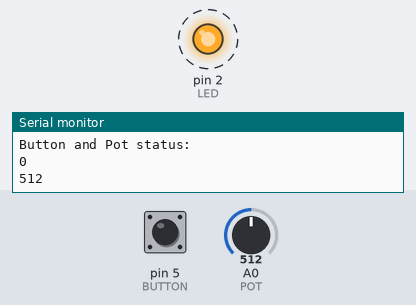
A sketch run on a simulated Arduino Uno, built with avr-gcc and run on an emulated ATmega328P. On the bench: output pins drawn as LEDs (lit = HIGH), the last lines printed to the serial monitor. Dashed ring = blinking. Inputs (shaded band) come from the test bench; at power-on: A0 (POT) = 512, pin 5 (BUTTON) LOW.

Above: at 0.9 s.
1.3 s: A0 (POT) set to 484
At 1.5 s:
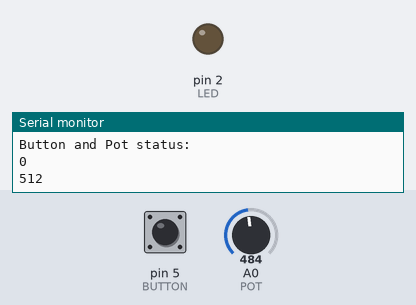
At 3.0 s:
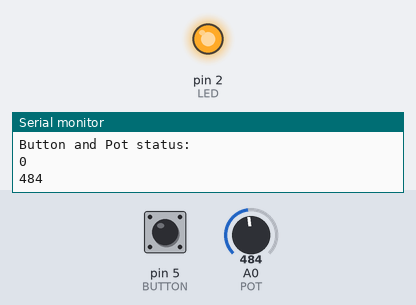
Timing chart, 0 to 4.5 s (numbered marks = the images above; inputs shaded):
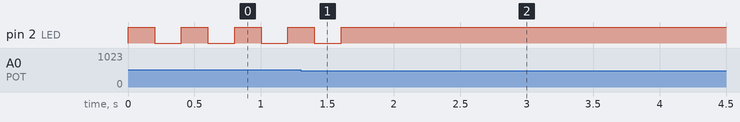

Measured:
- the behaviour switches between 500 and 499 on A0 (POT) (found by bisection; images 0 and 1)
- after the input at 1.3 s, pin 2 (LED): goes on until 1.6 s, then stays HIGH
- by itself, pin 2 (LED): alternates HIGH for 0.20 s and LOW for 0.20 s

The sketch:

sketch.ino
```cpp
#define LED 2 // LED on pin 5
#define BUTTON 5 // Button on pin 5
#define POT A0 // Potentiometer on pin A0

void setup() {
  // put your setup code here, to run once:

  // Define whether the pins are inputs or outputs
  pinMode(LED, OUTPUT);
  pinMode(BUTTON, INPUT);
  pinMode(POT, INPUT);

  // Turn on the LED
  digitalWrite(LED, HIGH);

  // Start the serial monitor for printing
  // 9600 baud rate (speed) is sufficient
  Serial.begin(9600);
}

void loop() {
  // put your main code here, to run repeatedly:

  // Read the BUTTON and POT values
  int buttonStatus = digitalRead(BUTTON);
  int potStatus = analogRead(POT);

  // Read and print the POT reading
  Serial.println("Button and Pot status:");
  Serial.println(buttonStatus);
  Serial.println(potStatus);

  // Delay in milliseconds
  // 200 ms; loop runs ~5 times/sec
  // button may feel a little inconsistent
  // due to this delay; click quickly


  if (potStatus < 500) {
    digitalWrite(2, HIGH);
    delay(10000);
    digitalWrite(2, LOW);
    delay(10000);
  } else {
    digitalWrite(2, HIGH);
    delay(200);
    digitalWrite(2, LOW);
    delay(200);
  }
}
```
